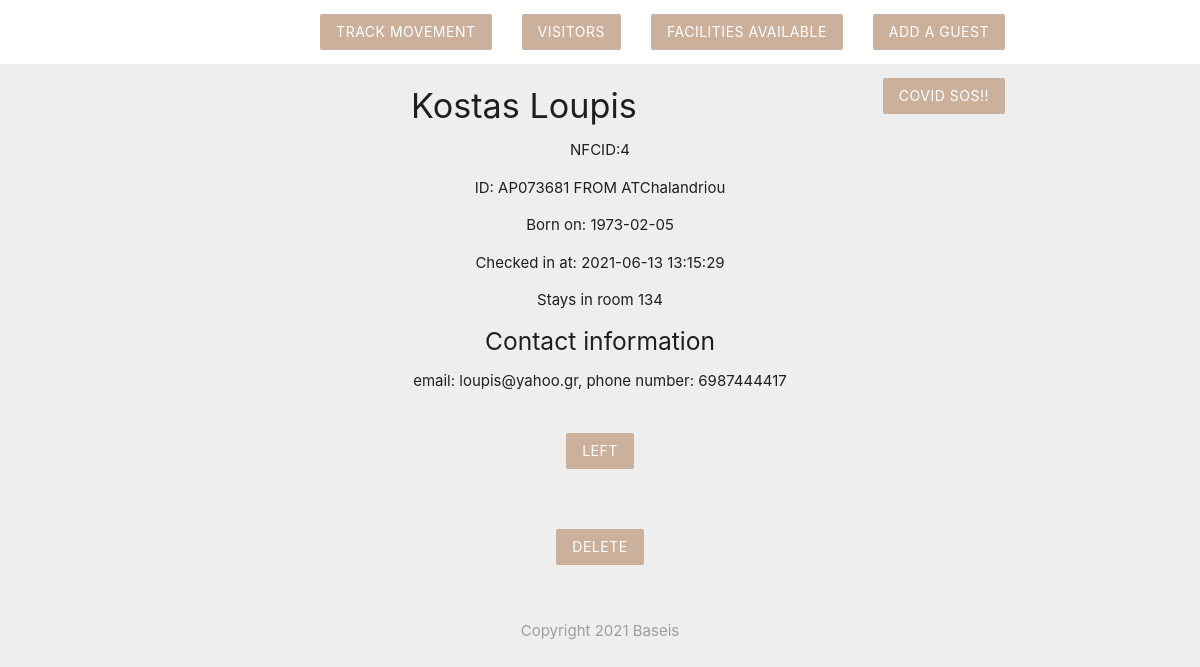
The page /PHP/test/visitorprofile.php?nfcid=4 on the database its author committed.
### tables this page shows
CREATE TABLE `visitor` (
  `nfcid` int(10) unsigned NOT NULL AUTO_INCREMENT,
  `fname` varchar(15) NOT NULL,
  `mname` varchar(15) DEFAULT NULL,
  `surname` varchar(20) NOT NULL,
  `id_num` varchar(15) DEFAULT NULL,
  `id_auth` varchar(25) DEFAULT NULL,
  `id_doc` enum('ID','PASSPORT') DEFAULT NULL,
  `birthdate` date NOT NULL,
  `arrival` timestamp NOT NULL,
  `room` smallint(5) unsigned NOT NULL,
  `hallway_id` smallint(5) unsigned NOT NULL,
  `mail` varchar(40) DEFAULT NULL,
  `phone` varchar(15) DEFAULT NULL,
  `left_on` timestamp NULL DEFAULT NULL,
  `parent` int(10) unsigned DEFAULT NULL,
  PRIMARY KEY (`nfcid`),
  KEY `hallway_id` (`hallway_id`),
  KEY `room` (`room`),
  KEY `visitor_ibfk_3` (`parent`),
  KEY `visitor_left_on_idx` (`left_on`),
  CONSTRAINT `visitor_ibfk_1` FOREIGN KEY (`hallway_id`) REFERENCES `hallway` (`hid`),
  CONSTRAINT `visitor_ibfk_2` FOREIGN KEY (`room`) REFERENCES `room` (`num`),
  CONSTRAINT `visitor_ibfk_3` FOREIGN KEY (`parent`) REFERENCES `visitor` (`nfcid`) ON UPDATE CASCADE
);

### PHP/test/visitorprofile.php (the view, shortened to what this page needs)
<?php
    include('config/dbconnect.php');
    if(isset($_GET['nfcid'])){
        $nfcid = mysqli_real_escape_string($conn, $_GET['nfcid']);
        $sql = "SELECT * FROM visitor WHERE nfcid=$nfcid";
        $result = mysqli_query($conn, $sql);
        $visitor = mysqli_fetch_assoc($result);
    }
?>
<!DOCTYPE html>
    <?php include('Templates/header.php'); ?>
        <div class="container center">
            <?php if($visitor): ?>
                <h4><?php echo htmlspecialchars($visitor['fname']) . ' ' . htmlspecialchars($visitor['mname']) . ' ' . htmlspecialchars($visitor['surname']); ?> </h4>
                <p><?php echo 'NFCID:' . htmlspecialchars($visitor['nfcid']) ?></p>
                <?php if($visitor['id_num']): ?>
                    <p><?php echo htmlspecialchars($visitor['id_doc']) . ': ' . htmlspecialchars($visitor['id_num']) . ' FROM ' . htmlspecialchars($visitor['id_auth']); ?></p>
                <?php else:?>
                    <p><?php echo 'No identification papers'; ?></p>
                <?php endif; ?>
                <p><?php echo 'Born on: ' . htmlspecialchars($visitor['birthdate']) ?></p>
                <?php if($visitor['left_on']): ?>
                    <p><?php echo 'Checked in at: ' . htmlspecialchars($visitor['arrival']) . ' and left at: ' . htmlspecialchars($visitor['left_on']) ?></p>
                    <p><?php echo 'Stayed in room ' . htmlspecialchars($visitor['room']); ?></p>
                <?php else:?>
                    <p><?php echo 'Checked in at: ' . htmlspecialchars($visitor['arrival']); ?></p>
                    <p><?php echo 'Stays in room ' . htmlspecialchars($visitor['room']); ?></p>
                <?php endif; ?>
                <?php if($visitor['mail'] & $visitor['phone']): ?>
                    <h5><?php echo 'Contact information'; ?></h5>
                    <p><?php echo 'email: ' . htmlspecialchars($visitor['mail']) . ', phone number: ' . htmlspecialchars($visitor['phone']); ?></p>
                <?php endif; ?>
                <?php if(!$visitor['left_on']):?>
                    <form action="visitorprofile.php" method="POST">
                        <input type="submit" name="leave" value="Left" class="btn brand z-depth-0" >
                    </form>
                <?php endif; ?>
                <form action="visitorprofile.php" method="POST">
                    <input type="submit" name="delete" value="Delete" class="btn brand z-depth-0" >
                </form>
            <?php else:?>
                <h4><?php echo 'Error 404: No visitor found!'; ?></h4>
            <?php endif; ?>
        </div>
    <?php include('Templates/footer.php'); ?>
</html>

### PHP/test/Templates/header.php (style rules this page uses)
.brand { background: #cbb09c !important; }
form { max-width: 460px; margin: 20px auto; padding: 20px; }

### rows shown on the page
visitor: fname "Kostas", surname "Loupis", nfcid "4", id_doc "ID", id_num "AP073681", id_auth "ATChalandriou", birthdate "1973-02-05", arrival "2021-06-13 13:15:29", room "134", mail "loupis@yahoo.gr", phone "6987444417"
